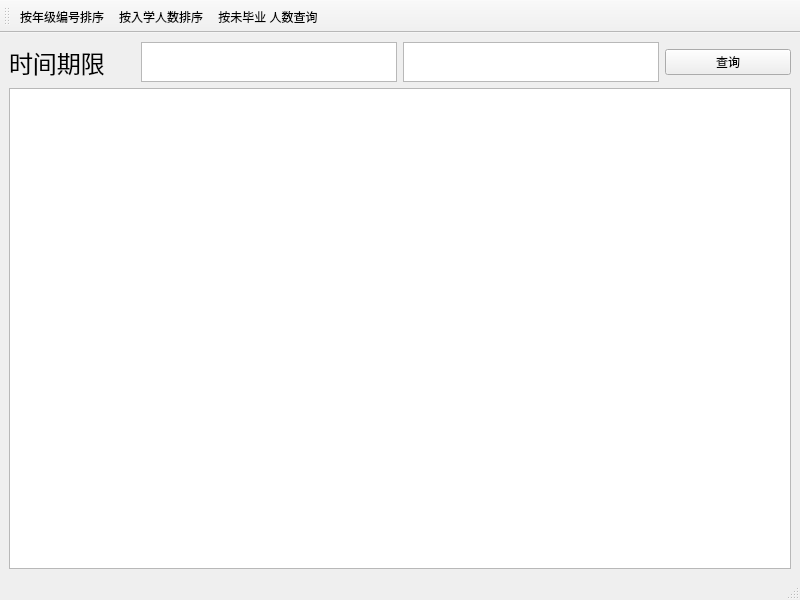
<?xml version="1.0" encoding="UTF-8"?>
<ui version="4.0">
 <class>StatisticWindow</class>
 <widget class="QMainWindow" name="StatisticWindow">
  <property name="geometry">
   <rect>
    <x>0</x>
    <y>0</y>
    <width>800</width>
    <height>600</height>
   </rect>
  </property>
  <property name="windowTitle">
   <string>MainWindow</string>
  </property>
  <widget class="QWidget" name="centralwidget">
   <layout class="QVBoxLayout" name="verticalLayout_2">
    <item>
     <layout class="QHBoxLayout" name="horizontalLayout">
      <item>
       <widget class="QLabel" name="label">
        <property name="font">
         <font>
          <pointsize>18</pointsize>
         </font>
        </property>
        <property name="text">
         <string>时间期限</string>
        </property>
       </widget>
      </item>
      <item>
       <widget class="QTextEdit" name="textEdit">
        <property name="sizePolicy">
         <sizepolicy hsizetype="Fixed" vsizetype="Fixed">
          <horstretch>0</horstretch>
          <verstretch>0</verstretch>
         </sizepolicy>
        </property>
        <property name="maximumSize">
         <size>
          <width>16777215</width>
          <height>40</height>
         </size>
        </property>
       </widget>
      </item>
      <item>
       <widget class="QTextEdit" name="textEdit_2">
        <property name="sizePolicy">
         <sizepolicy hsizetype="Fixed" vsizetype="Fixed">
          <horstretch>0</horstretch>
          <verstretch>0</verstretch>
         </sizepolicy>
        </property>
        <property name="maximumSize">
         <size>
          <width>16777215</width>
          <height>40</height>
         </size>
        </property>
       </widget>
      </item>
      <item>
       <widget class="QPushButton" name="pushButton">
        <property name="text">
         <string>查询</string>
        </property>
       </widget>
      </item>
     </layout>
    </item>
    <item>
     <widget class="QTableView" name="tableView"/>
    </item>
   </layout>
  </widget>
  <widget class="QMenuBar" name="menubar">
   <property name="geometry">
    <rect>
     <x>0</x>
     <y>0</y>
     <width>800</width>
     <height>24</height>
    </rect>
   </property>
  </widget>
  <widget class="QStatusBar" name="statusbar"/>
  <widget class="QToolBar" name="toolBar">
   <property name="windowTitle">
    <string>toolBar</string>
   </property>
   <attribute name="toolBarArea">
    <enum>TopToolBarArea</enum>
   </attribute>
   <attribute name="toolBarBreak">
    <bool>false</bool>
   </attribute>
   <addaction name="SGradeSortAction"/>
   <addaction name="SNumSortAction"/>
   <addaction name="SUngraSortAction"/>
  </widget>
  <action name="SGradeSortAction">
   <property name="checkable">
    <bool>true</bool>
   </property>
   <property name="text">
    <string>按年级编号排序</string>
   </property>
  </action>
  <action name="SNumSortAction">
   <property name="checkable">
    <bool>true</bool>
   </property>
   <property name="text">
    <string>按入学人数排序</string>
   </property>
  </action>
  <action name="SUngraSortAction">
   <property name="checkable">
    <bool>true</bool>
   </property>
   <property name="text">
    <string>按未毕业 人数查询</string>
   </property>
  </action>
 </widget>
 <resources/>
 <connections/>
</ui>
